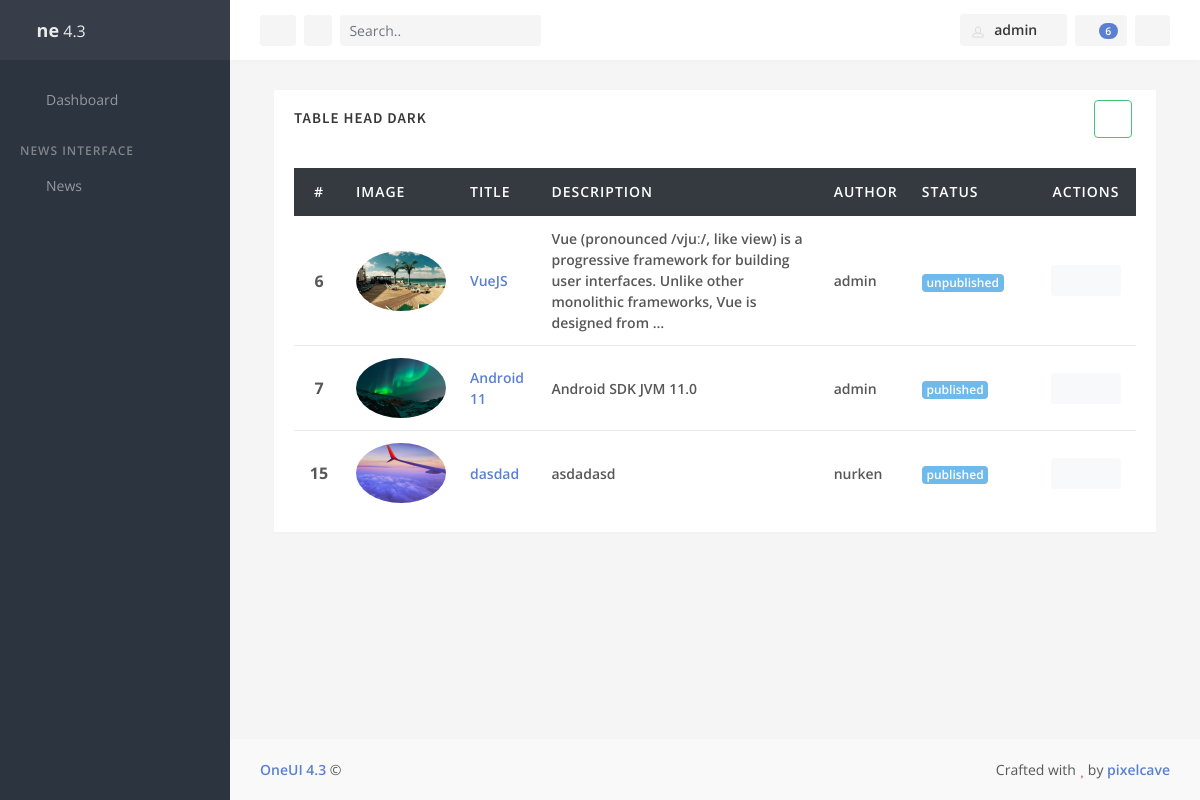
Page /news/ (signed in) on the committed database.
### news/models.py (models this page shows, shortened)
class News(models.Model):
    STATUS = [
        ('published', 'Published'),
        ('unpublished', 'Unpublished')
    ]
    title = models.CharField(verbose_name="Название", max_length=255)
    description = models.TextField(verbose_name="Описание")
    author = models.ForeignKey(User, on_delete=models.CASCADE)
    tag = models.ManyToManyField('Tag', null=True, blank=True, default=None)
    status = models.CharField(max_length=255, choices=STATUS, default="published")
    image = models.ImageField(null=True, blank=True)
    created_at = models.DateTimeField(verbose_name = "Дата создание", auto_now_add=timezone.now())
    class Meta:
        verbose_name = 'Новость'
        verbose_name_plural = 'Новости'

### news/views.py (the view)
# urls.py: path('', views.NewsCreate.as_view(), name="news"),
class NewsCreate(LoginRequiredMixin, CreateView):
    login_url = '/login'
    template_name = 'news/news.html'
    model = News
    fields = '__all__'
    def get_context_data(self, **kwargs):
        context = super().get_context_data(**kwargs)
        context["news"] = News.objects.all()
        context["forms"] = NewsForm()
        return context

### news/forms.py
class NewsForm(forms.ModelForm):
    def __init__(self, *args, **kwargs):
        super(NewsForm, self).__init__(*args, **kwargs)
        self.fields['title'].widget.attrs['class'] = 'form-control'
        self.fields['description'].widget.attrs['class'] = 'form-control'
        self.fields['author'].widget.attrs['class'] = 'form-control'
        self.fields['status'].widget.attrs['class'] = 'form-control'
        self.fields['tag'].widget.attrs['class'] = 'form-control'
        self.fields['image'].widget.attrs['class'] = 'form-control'
        self.fields['title'].widget.attrs['placeholder'] = 'Название'
        self.fields['description'].widget.attrs['placeholder'] = 'Описание'
    class Meta:
        model = News
        fields = '__all__'

### news/models.py (called while the page is built)
    def __str__(self):
        return f'Тег: {self.title}'

### news/templates/news/news.html (shortened to what this page needs)
{% extends "news/layouts.html" %}
{% load static %}
{% block content %}
    <div class="col-xl-12">
        <div class="block">
            <div class="block-header">
                <h3 class="block-title">Table Head Dark</h3>
                <div class="block-options">
                    <div class="block-options-item">
                        <button type="button" class="btn btn-outline-success" data-toggle="modal" data-target="#modal-block-large">
                            <i class="fa fa-plus"></i>
                        </button>
                    </div>
                </div>
            </div>
            <div class="block-content">
                <table class="table table-vcenter">
                    <thead class="thead-dark">
                        <tr>
                            <th class="text-center" style="width: 50px;">#</th>
                            <th>Image</th>
                            <th>Title</th>
                            <th>Description</th>
                            <th>Author</th>
                            <th class="d-none d-sm-table-cell" style="width: 15%;">Status</th>
                            <th class="text-center" style="width: 100px;">Actions</th>
                        </tr>
                    </thead>
                    <tbody>
                        {% for item in news %}
                            <tr>
                                <th class="text-center" scope="row">{{ item.id }}</th>
                                <td class="text-center" scope="row">
                                    {% if item.image %}
                                        <img src="{{ item.image.url }}" alt="img" height="60px" style="border-radius: 50%">
                                    {% else %}
                                        <img src="{% static 'assets/media/photos/photo33.jpg' %}" alt="img" height="60px" style="border-radius: 50%">
                                    {% endif %}
                                </td>
                                <td class="font-w600 font-size-sm">
                                    <a href="{% url 'details' id=item.id %}">{{ item.title }}</a>
                                </td>
                                <td class="font-w600 font-size-sm">
                                    {{ item.description|truncatechars:150 }}
                                </td>
                                <td class="font-w600 font-size-sm">
                                    {{ item.author }}
                                </td>
                                <td class="d-none d-sm-table-cell">
                                    <span class="badge badge-info">{{ item.status }}</span>
                                </td>
                                <td class="text-center">
                                    <div class="btn-group">
                                        <a href="{% url 'edit' id=item.id %}" class="btn btn-sm btn-light js-tooltip-enabled"
                                            data-toggle="tooltip" title="edit" data-original-title="Edit">
                                            <i class="fa fa-fw fa-pencil-alt"></i>
                                        </a>
                                        <a href="{% url 'delete' id=item.id %}" class="btn btn-sm btn-light js-tooltip-enabled"
                                            data-toggle="tooltip" title="delete" data-original-title="Remove">
                                            <i class="fa fa-fw fa-times"></i>
                                        </a>
                                    </div>
                                </td>
                            </tr>
                        {% endfor %}
                    </tbody>
                </table>
            </div>
        </div>
    </div>
{% endblock content %}

### news/templates/news/layouts.html (shortened to what this page needs)
{% load static %}
<!doctype html>
<html lang="en">
    <head>
        <link rel="stylesheet" id="css-main" href="{% static 'assets/css/oneui.min.css' %}">
    </head>
    <body>
        <div id="page-container" class="sidebar-o sidebar-dark enable-page-overlay side-scroll page-header-fixed">
            <nav id="sidebar" aria-label="Main Navigation">
                <div class="content-header bg-white-5">
                    <a class="font-w600 text-dual" href="index.html">
                        <i class="fa fa-circle-notch text-primary"></i>
                        <span class="smini-hide">
                            <span class="font-w700 font-size-h5">ne</span> <span class="font-w400">4.3</span>
                        </span>
                    </a>
                    <div>
                        <div class="dropdown d-inline-block ml-3">
                            <a class="text-dual font-size-sm" id="sidebar-themes-dropdown" data-toggle="dropdown" aria-haspopup="true" aria-expanded="false" href="#">
                                <i class="si si-drop"></i>
                            </a>
                        </div>
                    </div>
                </div>
                <div class="content-side content-side-full">
                    <ul class="nav-main">
                        <li class="nav-main-item">
                            <a class="nav-main-link" href="{% url 'home' %}">
                                <i class="nav-main-link-icon si si-speedometer"></i>
                                <span class="nav-main-link-name">Dashboard</span>
                            </a>
                        </li>
                        <li class="nav-main-heading">News Interface</li>
                        <li class="nav-main-item">
                            <a class="nav-main-link nav-main-link-submenu" data-toggle="submenu" aria-haspopup="true" aria-expanded="false" href="#">
                                <i class="nav-main-link-icon si si-energy"></i>
                                <span class="nav-main-link-name">News</span>
                            </a>
                        </li>
                    </ul>
                </div>
            </nav>
            <header id="page-header">
                <div class="content-header">
                    <div class="d-flex align-items-center">
                        <button type="button" class="btn btn-sm btn-dual mr-2 d-none d-lg-inline-block" data-toggle="layout" data-action="sidebar_mini_toggle">
                            <i class="fa fa-fw fa-ellipsis-v"></i>
                        </button>
                        <button type="button" class="btn btn-sm btn-dual mr-2" data-toggle="modal" data-target="#one-modal-apps">
                            <i class="si si-grid"></i>
                        </button>
                        <form class="d-none d-sm-inline-block" action="be_pages_generic_search.html" method="POST">
                            <div class="input-group input-group-sm">
                                <input type="text" class="form-control form-control-alt" placeholder="Search.." id="page-header-search-input2" name="page-header-search-input2">
                                <div class="input-group-append">
                                    <span class="input-group-text bg-body border-0">
                                        <i class="si si-magnifier"></i>
                                    </span>
                                </div>
                            </div>
                        </form>
                    </div>
                    <div class="d-flex align-items-center">
                        <div class="dropdown d-inline-block ml-2">
                            <button type="button" class="btn btn-sm btn-dual" id="page-header-user-dropdown" data-toggle="dropdown" aria-haspopup="true" aria-expanded="false">
                                <img class="rounded" src="{% static 'assets/media/avatars/avatar10.jpg' %}" alt="Header Avatar" style="width: 18px;">
                                <span class="d-none d-sm-inline-block ml-1">
                                    {% if request.user %}
                                        {{ request.user.username }}
                                    {% else %}
                                        'Anonim'
                                    {% endif %}
                                </span>
                                <i class="fa fa-fw fa-angle-down d-none d-sm-inline-block"></i>
                            </button>
                        </div>
                        <div class="dropdown d-inline-block ml-2">
                            <button type="button" class="btn btn-sm btn-dual" id="page-header-notifications-dropdown" data-toggle="dropdown" aria-haspopup="true" aria-expanded="false">
                                <i class="si si-bell"></i>
                                <span class="badge badge-primary badge-pill">6</span>
                            </button>
                        </div>
                        <button type="button" class="btn btn-sm btn-dual ml-2" data-toggle="layout" data-action="side_overlay_toggle">
                            <i class="fa fa-fw fa-list-ul fa-flip-horizontal"></i>
                        </button>
                    </div>
                </div>
            </header>
            <main id="main-container">
                <div class="content">
                    {% block content %}{% endblock content %}
                </div>
            </main>
            <footer id="page-footer" class="bg-body-light">
                <div class="content py-3">
                    <div class="row font-size-sm">
                        <div class="col-sm-6 order-sm-2 py-1 text-center text-sm-right">
                            Crafted with <i class="fa fa-heart text-danger"></i> by <a class="font-w600" href="https://1.envato.market/ydb" target="_blank">pixelcave</a>
                        </div>
                        <div class="col-sm-6 order-sm-1 py-1 text-center text-sm-left">
                            <a class="font-w600" href="https://1.envato.market/xWy" target="_blank">OneUI 4.3</a> &copy;
                        </div>
                    </div>
                </div>
            </footer>
        </div>
    </body>
</html>

### rows in the picture
News: id "6", image (picture), title "VueJS", description "Vue (pronounced /vjuː/, like view) is a progressive framework for building user interfaces. Unlike other monolithic frameworks, Vue is designed from …", author "admin", status "unpublished"
News: id "7", image (picture), title "Android 11", description "Android SDK JVM 11.0", author "admin", status "published"
News: id "15", image (picture), title "dasdad", description "asdadasd", author "nurken", status "published"

### other values in the picture
{{ request.user.username }} "admin"
